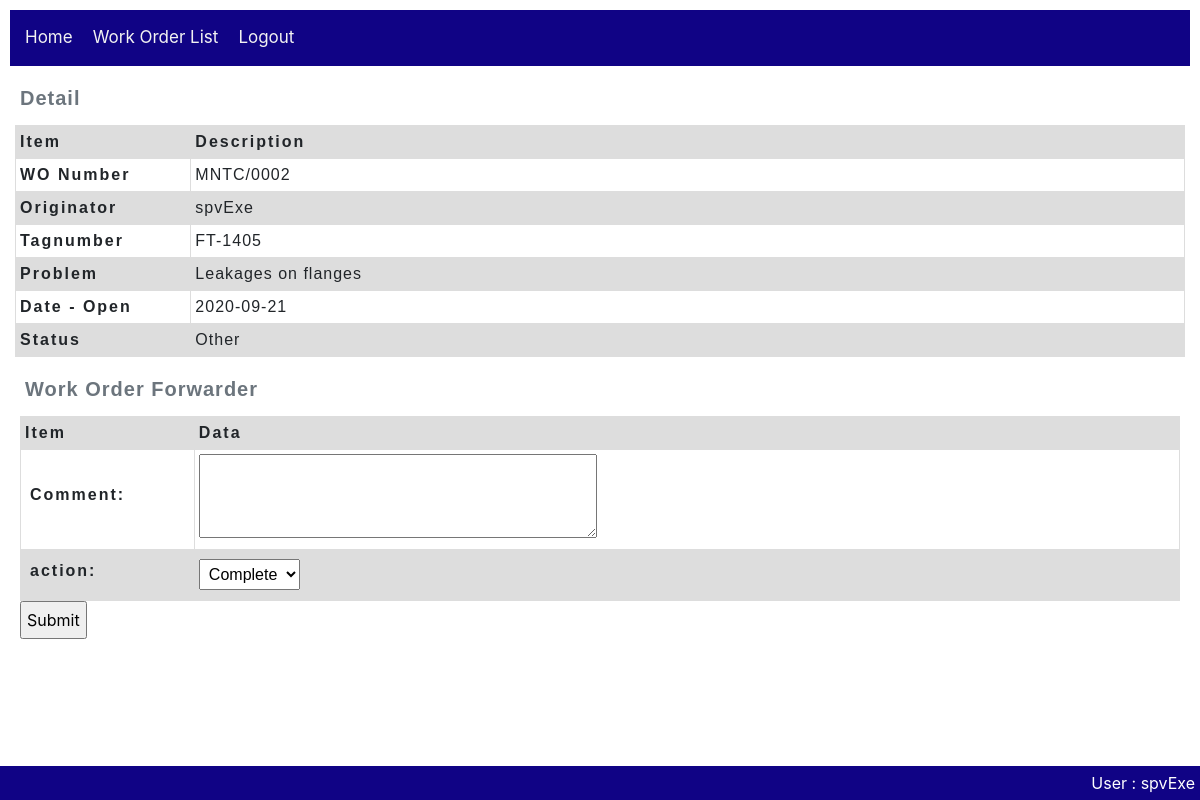
Page /workOrder/work_order/2/forward/ (signed in) on the committed database.
### workOrder/models.py (models this page shows, shortened)
class Work_order(models.Model):
    wo_number = models.CharField(max_length=20, null=True)
    tagnumber = models.CharField(max_length=50, null=True, help_text='Enter tagnumber(eg. FT-1405)')
    problem = models.TextField(max_length=1000, null=True)
    originator = models.ForeignKey(User,
        on_delete=models.SET_NULL,
        null=True)
    dest_section = models.ForeignKey(Section,
        on_delete=models.SET_NULL,
        null=True)
    date_open = models.DateField()
    date_finish = models.DateField(null=True)
    status = models.ForeignKey(Action,
        on_delete=models.SET_NULL,
        null=True)
    priority = models.ForeignKey(Wo_priority,
        on_delete=models.SET_NULL,
        null=True)
    current_user_id = models.IntegerField(null=True)
    executor_user_id = models.IntegerField(null=True)
    class Meta:
        ordering = ['originator','status','wo_number']

### utility/models.py (models this page shows, shortened)
class Action(models.Model):
    name = models.CharField(max_length=20, null=True, help_text='Enter name of Action(eg. Open, Close, Reject...)')
    description = models.CharField(max_length=100, null=True, help_text='Enter description of Action')
    mode = models.ForeignKey('Mode', on_delete=models.SET_NULL, null=True)
    class Meta:
        ordering = ['name']
    def __str__(self):
        return self.name

### workOrder/views.py (the view, shortened to what this page needs)
# urls.py: path('work_order/<int:pk>/forward/', views.Work_orderForward.as_view(), name='work_order-forward'),
class Work_orderForward(LoginRequiredMixin, CreateView):
    form_class = WoJournalForm
    model = Wo_journal
    template_name = 'workOrder/WoJournal_form.html'  # Specify your own template name/location
    def get_form_kwargs(self):
        kwargs = super(Work_orderForward, self).get_form_kwargs()
        kwargs.update({'user': self.request.user})
        return kwargs
    def get_initial(self):
        initial = super(Work_orderForward, self).get_initial()
        return initial
    def get_context_data(self, **kwargs):
        context = super(Work_orderForward,self).get_context_data(**kwargs)
        woOnProcess = Work_order.objects.get(id=self.kwargs.get("pk"))
        context['work_order'] = woOnProcess
        return context

### workOrder/forms.py (shortened to what this page needs)
class WoJournalForm(ModelForm):
   def __init__(self, *args, **kwargs):
      self.user = kwargs.pop('user')
      super(WoJournalForm, self).__init__(*args, **kwargs)
      actDict = {}
      for action in Profile.objects.get(user=self.user).actions.all():
         actDict[action.pk] = action.name
      actlist = list(actDict.items())
      actions = Profile.objects.get(user=self.user).actions.all()
      self.fields['action'].widget = Select(choices=actlist)
   class Meta:
      template_name = 'workOrder/WoJournal_form.html'  # Specify your own template name/location
      model = Wo_journal
      fields = ['comment',
                  'action']
      labels = {'comment': _('comment')}
      widgets = { 'comment': forms.Textarea(attrs={'rows':3})}
      labels = {'action': _('action')}

### workOrder/templates/workOrder/WoJournal_form.html (shortened to what this page needs)
{% extends "base_workOrder.html" %}
{% block content %}
  {% include 'woHeader.html' %}
  <form action="" method="post">
    <table class="WoForm">
      <caption>Work Order Forwarder</caption>
      <thead>
        <tr>
          <th scope="col">Item</th>
          <th scope="col">Data</th>
        </tr>
      </thead>
      <tbody>
        {{ form.as_table }}
      </tbody>
    </table>
    <input type="submit" value="Submit">
  </form>
{% endblock %}

### workOrder/templates/base_workOrder.html (shortened to what this page needs)
<!DOCTYPE html>
<html lang="en">
    <head>
        <link rel="stylesheet" href="https://stackpath.bootstrapcdn.com/bootstrap/4.1.3/css/bootstrap.min.css">
        <link rel="stylesheet" href="http://code.jquery.com/ui/1.11.0/themes/smoothness/jquery-ui.css">
        {% load static %}
        <link rel="stylesheet" href="{% static 'css/styles.css' %}">
    </head>
    <body>
        <div class="topnav">
            <ul>
                <li><a href="{% url 'home-cmms' %}">Home</a></li>
                {% if user.is_authenticated %}
                    <li><a href="{% url 'workOrder:work_orders'%}">Work Order List</a></li>
                    <li><a href="{% url 'logout'%}?next={{request.path}}">Logout</a></li>
                {% else %}
                    <li><a href="{% url 'login'%}?next={{request.path}}">Login</a></li>
                {% endif %}
            </ul>
        </div>
        <div>{% block content %}{% endblock %}</div>
        <div class="footer">
            {% if user.is_authenticated %}
                User : {{ user.get_username }}
            {% endif %}
        </div>
    </body>
</html>

### workOrder/templates/woHeader.html (shortened to what this page needs)
{% block content %}
    <table class="WoHeader">
        <caption>Detail</caption>
        <thead>
            <tr>
                <th scope="col">Item</th>
                <th scope="col">Description</th>
            </tr>
        </thead>
        <tbody>
            <tr>
                <th scope="row">WO Number</th>
                <td>{{ work_order.wo_number }}</td>
            </tr>
            <tr>
                <th scope="row">Originator</th>
                <td>{{ work_order.originator }}</td>
            </tr>
            <tr>
                <th scope="row">Tagnumber</th>
                <td>{{ work_order.tagnumber }}</td>
            </tr>
            <tr>
                <th scope="row">Problem</th>
                <td>{{ work_order.problem }}</td>
            </tr>
            <tr>
                <th scope="row">Date - Open</th>
                <td>{{ work_order.date_open }}</td>
            </tr>
            <tr>
                <th scope="row">Status</th>
                <td id = "status"></td>
            </tr>
        </tbody>
    </table>
{% endblock %}

### workOrder/static/css/styles.css (style rules this page uses)
* { padding: 5px; }
.topnav { overflow: hidden; background-color: rgb(16, 3, 133); }
.topnav ul { list-style-type: none; margin: 0; padding: 0; overflow: hidden; background-color: rgb(16, 3, 133); }
.topnav ul li { float: left; color: #f2f2f2; text-align: center; padding: 5px; text-decoration: none; font-size: 17px; }
.topnav ul li a { float: left; color: #f2f2f2; text-align: center; padding: 5px; text-decoration: none; font-size: 17px; }
.footer { position: fixed; left: 0; bottom: 0; width: 100%; background-color: rgb(16, 3, 133); color: white; text-align: right; }
* { box-sizing: border-box; }
table { table-layout: fixed; width: 100%; border-collapse: collapse; }
caption { font-family: sans-serif; font-size: 20px; font-weight: bold; caption-side: top; text-align: left; letter-spacing: 1px; }
td, th { border: 1px solid #dddddd; text-align: left; padding: 4px; }
th { letter-spacing: 2px; }
td { letter-spacing: 1px; }
thead th { background-color: #dddddd; }
tr:nth-child(even) { background-color: #dddddd; }
table.WoHeader { font-family: arial, sans-serif; }
table.WoHeader thead th:nth-child(1) { width: 15%; }
table.WoForm { font-family: arial, sans-serif; }
table.WoForm thead th:nth-child(1) { width: 15%; }

### rows in the picture
Work_order: wo_number "MNTC/0002", originator "spvExe", tagnumber "FT-1405", problem "Leakages on flanges", date_open "2020-09-21"

### other values in the picture
{{ user.get_username }} "spvExe"
